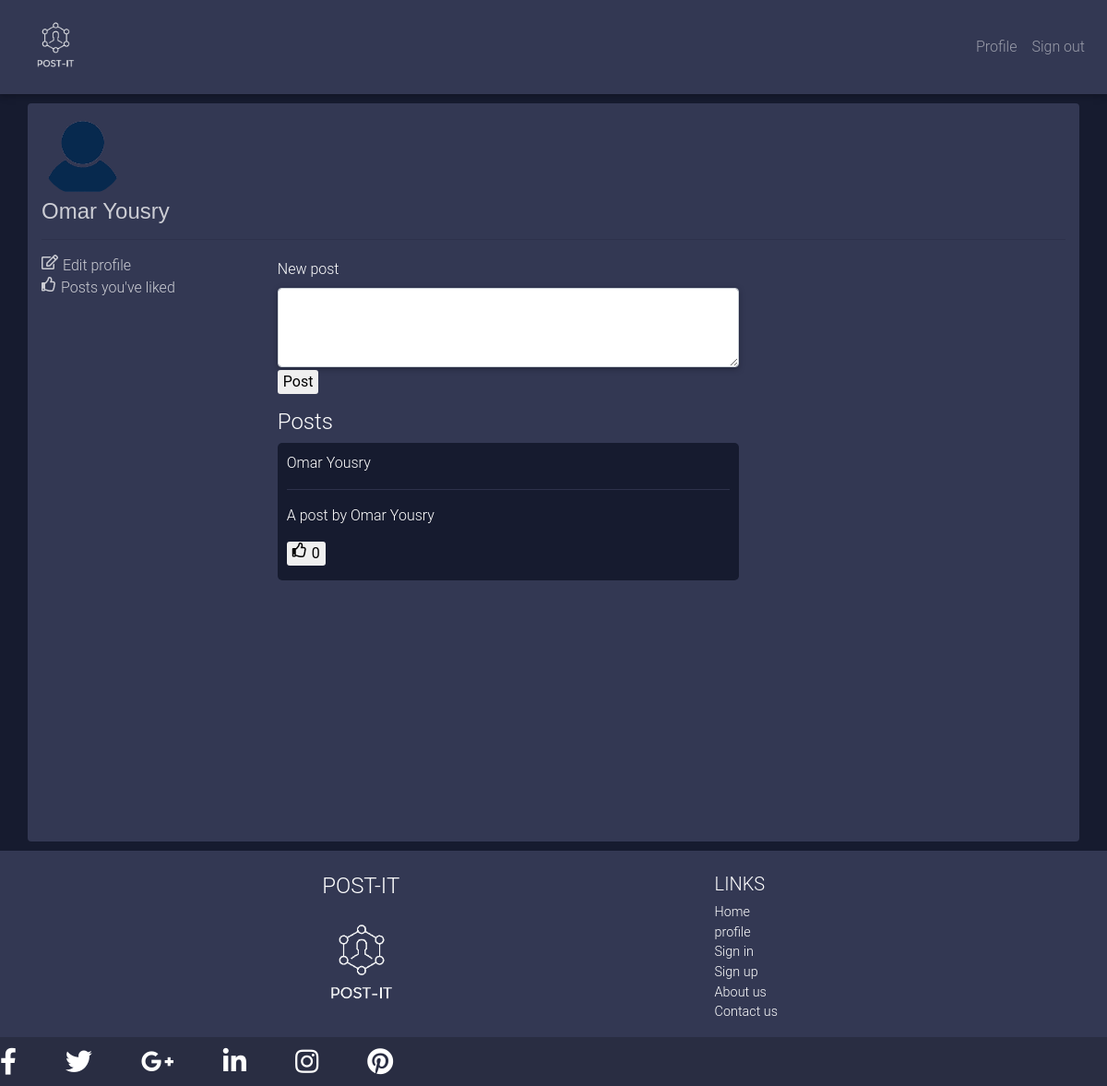
The app's page /pages/profile.php (signed in) with its own data.
### tables this page shows
CREATE TABLE `signup` (
  `id` int(11) NOT NULL,
  `fname` varchar(20) NOT NULL,
  `lname` varchar(20) NOT NULL,
  `email` varchar(50) NOT NULL,
  `password` varchar(50) NOT NULL,
  `profilepic` varchar(60) DEFAULT NULL
);

CREATE TABLE `posts` (
  `userid` int(11) NOT NULL,
  `postid` int(11) NOT NULL,
  `nolikes` varchar(10) NOT NULL DEFAULT '0',
  `post` varchar(1000) NOT NULL
);

### pages/profile.php (the view, shortened to what this page needs)
<?php
$conn=mysqli_connect("localhost","root","","omar");
$id_user=$_SESSION['user_id']['id'];
$querygen=mysqli_query($conn,"SELECT * FROM posts WHERE userid='$id_user'");
$query1=mysqli_query($conn,"SELECT fname,lname,profilepic FROM signup WHERE id='$id_user'");
$fet=mysqli_fetch_array($query1);
$username=$fet['fname']." ".$fet['lname'];
?>
<!DOCTYPE html>
<html lang="en" dir="ltr">
  <head>
    <link rel="stylesheet" href="../css/bootstrap.min.css">
    <link rel="stylesheet" href="../css/profile-style.css">
  </head>
  <body>
    <div class="container profileBody">
     <div class="userinfo">
      <div class="links">
        <?php
        if(is_null($fet['profilepic'])){
          ?>
       <img src="../imgs/profilePic.png" id="profilePic">
     <?php } ?>
       <h4 id="username">
           <?PHP
            echo $username;
           ?>
       </h4>
       <hr id="profsplit" >
     </div>
      <a href="edit-profile.php" id="profileLink1" > <i class="far fa-edit"></i> Edit profile</a>
      <br class="fix">
      <a href="liked-posts.php" id="profileLink2"  > <i class="far fa-thumbs-up"></i>Posts you've liked</a>
    </div>
    <div class="postarea">
      <form class="newpost" action="profile.php" method="post">
        <div class="form-group shadow-textarea">
          <label for="newpostarea">New post</label>
          <textarea class="form-control z-depth-1" id="newpostarea" name="newpostarea" rows="3" placeholder="Write something here..." >  </textarea>
          <input type="submit" id="newpostsubmit" value="Post" name="subnewpost">
        </div>
      </form>
      <h4>Posts</h4>
        <?php
        while($ans=mysqli_fetch_array($querygen)){
            $post=$ans['post'];
            $nolikes=$ans['nolikes'];
        ?>
      <div class="posts">
          <p>
              <?php echo $username;?>
          </p>
          <hr>
          <p>
              <?php echo $post; ?>
          </p>
          <form action="" method="post">
              <button type="submit" name="sublike" class="likepost"><i class="far fa-thumbs-up lik"></i> <p id="liknum" class="lik"> <?php echo $nolikes; ?> </p> </button>
          </form>
      </div>
      <?php }?>
    </div>
   </div>
  </body>
</html>

### css/profile-style.css (style rules this page uses)
body { background-color: #161b2f; }
.profileBody { background-color: #333853; padding-top: 15px; overflow-y: auto; min-height: 800px; margin-top: 10px; border-radius: 4px; margin-bottom: 10px; }
#profilePic { width: 8%; border-radius: 50%; }
#username { font-family: "arial"; margin-top:3px; color: #cccdd4; }
#profileLink1,#profileLink2 { color: #cccdd4; }
#profileLink1,#profileLink2 { float: left; display: block; }
#profsplit { color: #161b2f; width: 100%; }
i { float: left; padding-right: 5px; }
#newpostarea { width:500px; }
#newpostsubmit { border: none; border-radius: 3px; margin-top:3px; }
.postarea { margin-top: -20px; float: left; margin-left: 10%; margin-right: 5%; }
.posts { padding: 10px; border-radius:5px; background-color: #161b2f; margin-bottom: 20px; }
.likepost { border: none; border-radius: 3px; }
.lik { float: left; height: 8px; }
hr { background-color: #333853; }

### css/nav-style.css (style rules this page uses)
body { background-color: #161b2f; }
.container { color: white; }
nav { background-color: #333853; }
.navbar , .navbar-brand { padding:0; }

### css/footer-style.css (style rules this page uses)
body { background-color: #161b2f; }
footer { position: relative; width: 100%; background-color: #333853; }
.subfooter { background-color: #161b2f; }
#FooterBrandName { margin-left: 32%; }
.navbarBrand { margin-left: 32.5%; }
.navdiv { margin-left: 28%; text-align: left; }
#FooterLinks { margin-right: 30%; }

### records on screen
signup: username "Omar Yousry"
posts: userid.lname "Omar Yousry", post "A post by Omar Yousry", nolikes "0"
